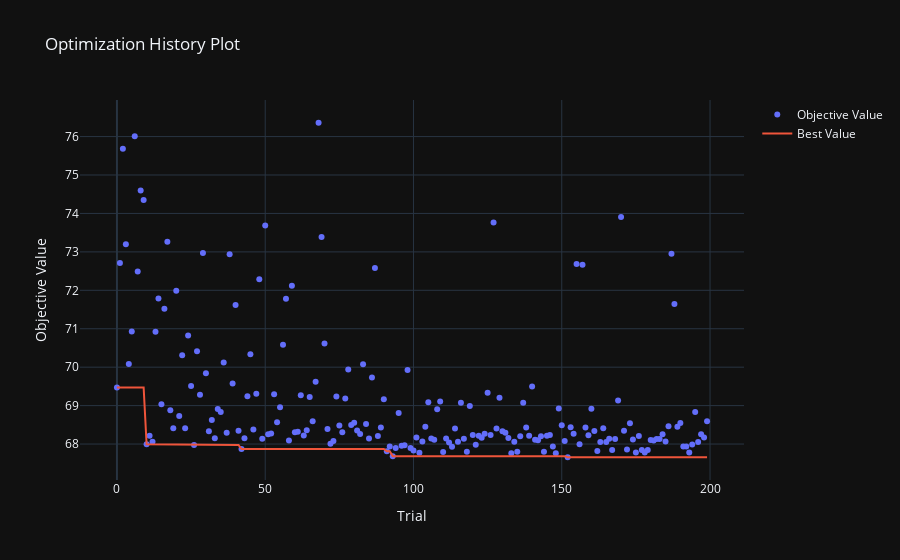

The code cell stored with this chart in its notebook:
### Markdown cell above
Zgodnie z przewidywaniami, Learning rate ma zdecydowanie największy wpływ

### Code cell
optuna_plots.plot_optimization_history(study)

### Figure 1 — Plotly figure (JSON) as saved in the notebook; plotly's stock layout.template omitted (floating-point values rounded to 4 significant figures; data arrays with more than 128 entries replaced by an {"elided": "..."} marker saying what was removed)
{"data": [{"mode": "markers", "name": "Objective Value", "x": {"elided": "200 int values"}, "y": {"elided": "200 float values"}, "type": "scatter"}, {"mode": "lines", "name": "Best Value", "x": {"elided": "200 int values"}, "y": {"elided": "200 float values"}, "type": "scatter"}, {"marker": {"color": "#cccccc"}, "mode": "markers", "name": "Infeasible Trial", "showlegend": false, "x": [], "y": [], "type": "scatter"}], "layout": {"title": {"text": "Optimization History Plot"}, "xaxis": {"title": {"text": "Trial"}}, "yaxis": {"title": {"text": "Objective Value"}}}}
